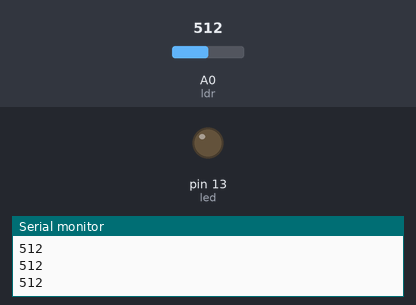
Simulated run of this sketch. Board: Arduino Uno, built with avr-gcc and run on an emulated ATmega328P. On the bench: output pins drawn as LEDs (lit = HIGH), the last lines printed to the serial monitor. Inputs (shaded band) come from the test bench; at power-on: A0 (ldr) = 512.

Above: at 1.2 s.
1.3 s: A0 (ldr) set to 488
At 2.1 s:
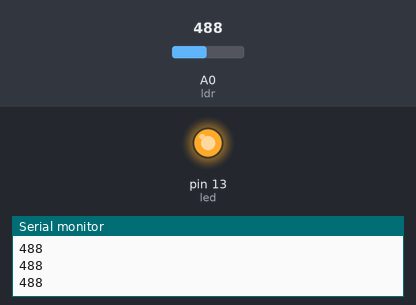
2.9 s: A0 (ldr) set to 510
At 3.4 s:
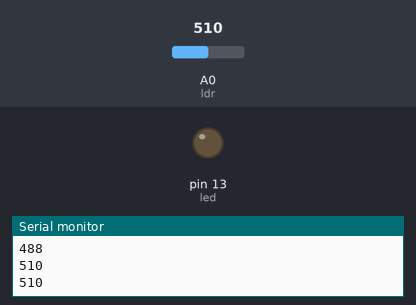
4.5 s: A0 (ldr) set to 490
At 5.9 s:
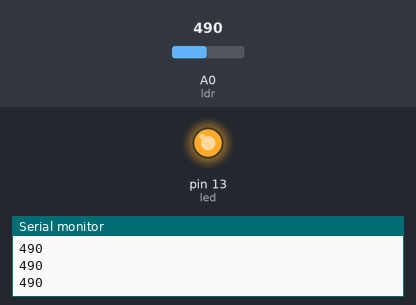
Timing chart, 0 to 7.5 s (numbered marks = the images above; inputs shaded):
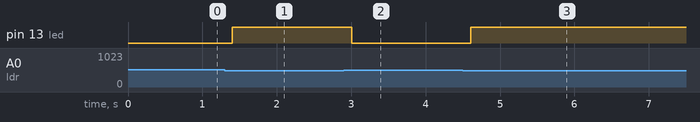

Measured:
- the behaviour switches between 500 and 499 on A0 (ldr) (found by bisection; images 0 and 1)
- after the input at 1.3 s, pin 13 (led): LOW → HIGH after 0.10 s
- after the input at 2.9 s, pin 13 (led): HIGH → LOW after 0.10 s
- after the input at 4.5 s, pin 13 (led): LOW → HIGH after 0.11 s

The sketch:

ldrclass6A.ino
```cpp
int ldr = A0;
int led = 13;
int value = 0;

void setup()
{
  pinMode(led, OUTPUT);
  Serial.begin(9600);
}

void loop()
{
  value = analogRead(ldr);
  Serial.println(value);

  if(value < 500)   // Dark condition
  {
    digitalWrite(led, HIGH);   // Light ON
  }
  else
  {
    digitalWrite(led, LOW);    // Light OFF
  }

  delay(200);
}
```
